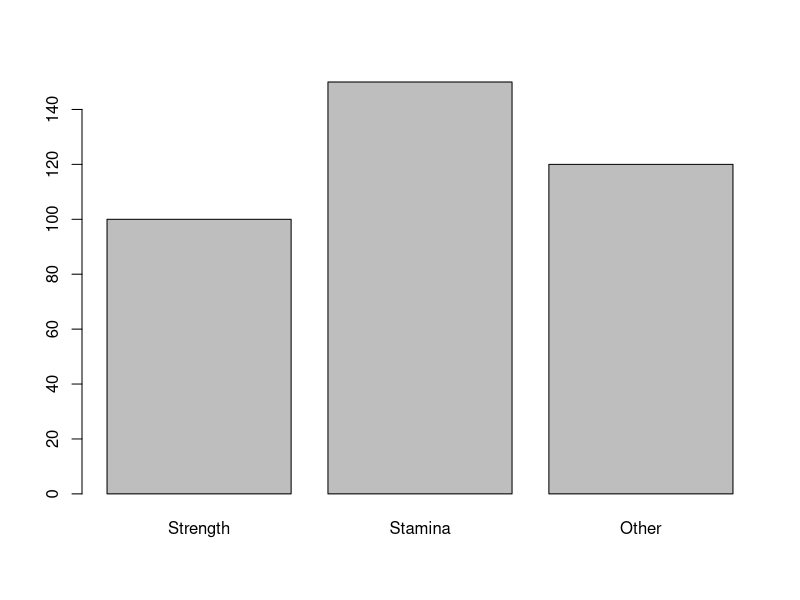

The R script that drew this image:
# Create a data frame
Data_Frame <- data.frame(
  Training = c("Strength", "Stamina", "Other"),
  Pulse = c(100, 150, 120),
  Duration = c(60, 30, 45)
)

# Print the data frame
print(Data_Frame)


#Bar Chart with pulse column
barplot(Data_Frame$Pulse, names.arg = Data_Frame$Training)
